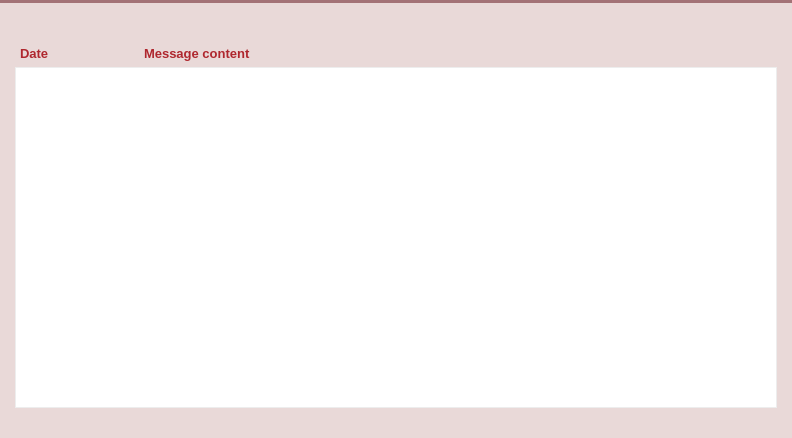
<?xml version="1.0" encoding="UTF-8"?>
<ui version="4.0">
 <class>ServiceMessagesPage</class>
 <widget class="QWidget" name="ServiceMessagesPage">
  <property name="geometry">
   <rect>
    <x>0</x>
    <y>0</y>
    <width>792</width>
    <height>438</height>
   </rect>
  </property>
  <property name="palette">
   <palette>
    <active>
     <colorrole role="Button">
      <brush brushstyle="SolidPattern">
       <color alpha="255">
        <red>233</red>
        <green>217</green>
        <blue>216</blue>
       </color>
      </brush>
     </colorrole>
     <colorrole role="Base">
      <brush brushstyle="SolidPattern">
       <color alpha="255">
        <red>233</red>
        <green>217</green>
        <blue>216</blue>
       </color>
      </brush>
     </colorrole>
     <colorrole role="Window">
      <brush brushstyle="SolidPattern">
       <color alpha="255">
        <red>233</red>
        <green>217</green>
        <blue>216</blue>
       </color>
      </brush>
     </colorrole>
     <colorrole role="Highlight">
      <brush brushstyle="SolidPattern">
       <color alpha="255">
        <red>235</red>
        <green>235</green>
        <blue>235</blue>
       </color>
      </brush>
     </colorrole>
     <colorrole role="HighlightedText">
      <brush brushstyle="SolidPattern">
       <color alpha="255">
        <red>171</red>
        <green>127</green>
        <blue>130</blue>
       </color>
      </brush>
     </colorrole>
    </active>
    <inactive>
     <colorrole role="Button">
      <brush brushstyle="SolidPattern">
       <color alpha="255">
        <red>233</red>
        <green>217</green>
        <blue>216</blue>
       </color>
      </brush>
     </colorrole>
     <colorrole role="Base">
      <brush brushstyle="SolidPattern">
       <color alpha="255">
        <red>233</red>
        <green>217</green>
        <blue>216</blue>
       </color>
      </brush>
     </colorrole>
     <colorrole role="Window">
      <brush brushstyle="SolidPattern">
       <color alpha="255">
        <red>233</red>
        <green>217</green>
        <blue>216</blue>
       </color>
      </brush>
     </colorrole>
     <colorrole role="Highlight">
      <brush brushstyle="SolidPattern">
       <color alpha="255">
        <red>235</red>
        <green>235</green>
        <blue>235</blue>
       </color>
      </brush>
     </colorrole>
     <colorrole role="HighlightedText">
      <brush brushstyle="SolidPattern">
       <color alpha="255">
        <red>171</red>
        <green>127</green>
        <blue>130</blue>
       </color>
      </brush>
     </colorrole>
    </inactive>
    <disabled>
     <colorrole role="Button">
      <brush brushstyle="SolidPattern">
       <color alpha="255">
        <red>233</red>
        <green>217</green>
        <blue>216</blue>
       </color>
      </brush>
     </colorrole>
     <colorrole role="Base">
      <brush brushstyle="SolidPattern">
       <color alpha="255">
        <red>233</red>
        <green>217</green>
        <blue>216</blue>
       </color>
      </brush>
     </colorrole>
     <colorrole role="Window">
      <brush brushstyle="SolidPattern">
       <color alpha="255">
        <red>233</red>
        <green>217</green>
        <blue>216</blue>
       </color>
      </brush>
     </colorrole>
     <colorrole role="Highlight">
      <brush brushstyle="SolidPattern">
       <color alpha="255">
        <red>240</red>
        <green>240</green>
        <blue>240</blue>
       </color>
      </brush>
     </colorrole>
     <colorrole role="HighlightedText">
      <brush brushstyle="SolidPattern">
       <color alpha="255">
        <red>171</red>
        <green>127</green>
        <blue>130</blue>
       </color>
      </brush>
     </colorrole>
    </disabled>
   </palette>
  </property>
  <property name="windowTitle">
   <string>Form</string>
  </property>
  <layout class="QVBoxLayout" name="verticalLayout_15">
   <property name="spacing">
    <number>0</number>
   </property>
   <property name="margin">
    <number>0</number>
   </property>
   <item>
    <widget class="Line" name="line_8">
     <property name="styleSheet">
      <string notr="true">background-color: #A37276;</string>
     </property>
     <property name="frameShadow">
      <enum>QFrame::Raised</enum>
     </property>
     <property name="lineWidth">
      <number>0</number>
     </property>
     <property name="orientation">
      <enum>Qt::Horizontal</enum>
     </property>
    </widget>
   </item>
   <item>
    <widget class="QWidget" name="wServiceMessagesHeader" native="true">
     <property name="minimumSize">
      <size>
       <width>0</width>
       <height>32</height>
      </size>
     </property>
     <property name="maximumSize">
      <size>
       <width>16777215</width>
       <height>32</height>
      </size>
     </property>
     <property name="styleSheet">
      <string notr="true"/>
     </property>
     <property name="is_header" stdset="0">
      <bool>true</bool>
     </property>
     <layout class="QHBoxLayout" name="horizontalLayout_19">
      <property name="margin">
       <number>0</number>
      </property>
      <item>
       <spacer name="horizontalSpacer_26">
        <property name="orientation">
         <enum>Qt::Horizontal</enum>
        </property>
        <property name="sizeType">
         <enum>QSizePolicy::Fixed</enum>
        </property>
        <property name="sizeHint" stdset="0">
         <size>
          <width>7</width>
          <height>20</height>
         </size>
        </property>
       </spacer>
      </item>
      <item>
       <widget class="QLabel" name="label_33">
        <property name="sizePolicy">
         <sizepolicy hsizetype="Preferred" vsizetype="Preferred">
          <horstretch>0</horstretch>
          <verstretch>0</verstretch>
         </sizepolicy>
        </property>
        <property name="minimumSize">
         <size>
          <width>30</width>
          <height>30</height>
         </size>
        </property>
        <property name="maximumSize">
         <size>
          <width>30</width>
          <height>30</height>
         </size>
        </property>
        <property name="text">
         <string/>
        </property>
        <property name="pixmap">
         <pixmap resource="../res.qrc">:/res/mail/mail_normal.png</pixmap>
        </property>
       </widget>
      </item>
      <item>
       <widget class="QLabel" name="label_34">
        <property name="font">
         <font>
          <pointsize>11</pointsize>
          <stylestrategy>PreferAntialias</stylestrategy>
         </font>
        </property>
        <property name="styleSheet">
         <string notr="true">QLabel {
	color: #E9D9D8;
}</string>
        </property>
        <property name="text">
         <string>Messages from Bitcoin</string>
        </property>
       </widget>
      </item>
     </layout>
    </widget>
   </item>
   <item>
    <widget class="QWidget" name="wServiceMessages" native="true">
     <property name="styleSheet">
      <string notr="true">#wServiceMessages {
	background-color: #E9D9D8;
}</string>
     </property>
     <layout class="QVBoxLayout" name="verticalLayout_16">
      <property name="spacing">
       <number>4</number>
      </property>
      <property name="leftMargin">
       <number>15</number>
      </property>
      <property name="topMargin">
       <number>8</number>
      </property>
      <property name="rightMargin">
       <number>15</number>
      </property>
      <property name="bottomMargin">
       <number>30</number>
      </property>
      <item>
       <layout class="QGridLayout" name="gridLayout_4">
        <item row="0" column="1">
         <widget class="QLabel" name="label_35">
          <property name="sizePolicy">
           <sizepolicy hsizetype="Fixed" vsizetype="Preferred">
            <horstretch>0</horstretch>
            <verstretch>0</verstretch>
           </sizepolicy>
          </property>
          <property name="maximumSize">
           <size>
            <width>120</width>
            <height>16777215</height>
           </size>
          </property>
          <property name="font">
           <font>
            <pointsize>10</pointsize>
            <weight>75</weight>
            <bold>true</bold>
            <stylestrategy>PreferAntialias</stylestrategy>
           </font>
          </property>
          <property name="styleSheet">
           <string notr="true">QLabel {
	color: #AF272E;
}</string>
          </property>
          <property name="text">
           <string>Date</string>
          </property>
         </widget>
        </item>
        <item row="0" column="2">
         <widget class="QLabel" name="label_36">
          <property name="font">
           <font>
            <pointsize>10</pointsize>
            <weight>75</weight>
            <bold>true</bold>
            <stylestrategy>PreferAntialias</stylestrategy>
           </font>
          </property>
          <property name="styleSheet">
           <string notr="true">QLabel {
	color: #AF272E;
}</string>
          </property>
          <property name="text">
           <string>Message content</string>
          </property>
         </widget>
        </item>
        <item row="0" column="0">
         <spacer name="horizontalSpacer_27">
          <property name="orientation">
           <enum>Qt::Horizontal</enum>
          </property>
          <property name="sizeType">
           <enum>QSizePolicy::Fixed</enum>
          </property>
          <property name="sizeHint" stdset="0">
           <size>
            <width>5</width>
            <height>20</height>
           </size>
          </property>
         </spacer>
        </item>
       </layout>
      </item>
      <item>
       <widget class="QTableView" name="tableServiceMessagesView">
        <property name="styleSheet">
         <string notr="true"> QScrollBar:vertical {
     border: 0px solid grey;
     background: white;
     width: 9px;
     margin: 0px 0px 0 0px;
 }
 QScrollBar::handle:vertical {
     background: #BB9396;
     min-width: 20px;
 }

QHeaderView {
	background-color: #E9D9D8;
	font-size: 10;
	text-align:left;
	border: 0px solid gray;
}
QHeaderView::section {
    background-color: #E9D9D8;
    color: #AF272E;
    padding-left: 5px;
    border: 0px solid #6c6c6c;
	text-align:left;
}

/* style the sort indicator */
QHeaderView::down-arrow {
    image: url(down_arrow.png);
}

QHeaderView::up-arrow {
    image: url(up_arrow.png);
}

QTableView {
	border: 1px solid #ededed;
	selection-background-color: #ebebeb;
	selection-color: rgb(171, 127, 130);
}</string>
        </property>
        <property name="frameShape">
         <enum>QFrame::NoFrame</enum>
        </property>
        <property name="editTriggers">
         <set>QAbstractItemView::NoEditTriggers</set>
        </property>
        <property name="selectionBehavior">
         <enum>QAbstractItemView::SelectRows</enum>
        </property>
        <property name="textElideMode">
         <enum>Qt::ElideRight</enum>
        </property>
        <property name="showGrid">
         <bool>false</bool>
        </property>
        <property name="wordWrap">
         <bool>true</bool>
        </property>
        <attribute name="horizontalHeaderVisible">
         <bool>false</bool>
        </attribute>
        <attribute name="verticalHeaderVisible">
         <bool>false</bool>
        </attribute>
        <attribute name="verticalHeaderDefaultSectionSize">
         <number>20</number>
        </attribute>
        <attribute name="verticalHeaderMinimumSectionSize">
         <number>20</number>
        </attribute>
       </widget>
      </item>
     </layout>
    </widget>
   </item>
  </layout>
 </widget>
 <resources>
  <include location="../res.qrc"/>
 </resources>
 <connections/>
</ui>
